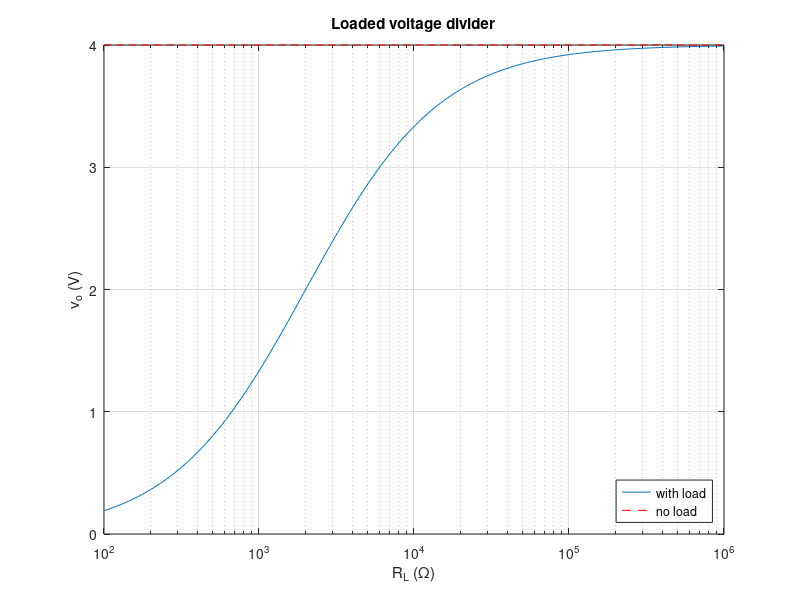

MATLAB code to generate this figure:
% Circuits 1 — The Voltage-Divider and Current-Divider Circuits
%title: The Loaded Voltage Divider
%ar-title: مقسّم الجهد مع الحمل
%lesson: c1-resistive-3
%course: circuits-1

%% Without and with the load
%ar: المثال: 12 V، R1 = 6 kΩ، R2 = 3 kΩ. بدون حمل: vo = Vs R2/(R1+R2). مع حمل 3 kΩ: R2 يصير R2 ∥ RL.
Vs = 12; R1 = 6e3; R2 = 3e3; RL = 3e3;
par = @(a, b) a.*b./(a + b);
vo0 = Vs*R2/(R1 + R2);
voL = Vs*par(R2, RL)/(R1 + par(R2, RL));
fprintf('no load: %g V, with 3 k load: %g V\n', vo0, voL)
%check: vo0 == 4 && abs(voL - 2.4) < 1e-12

%% The output versus the load
%ar: نغيّر الحمل من 100 Ω إلى 1 MΩ ونرسم الخرج بمحور لوغاريتمي: الخرج يقترب من 4 V فقط إذا كان الحمل أكبر بكثير من R2.
RL = logspace(2, 6, 200);
vo = Vs*par(R2, RL)./(R1 + par(R2, RL));
semilogx(RL, vo); grid on; hold on; semilogx(RL, vo0*ones(size(RL)), 'r--'); hold off
xlabel('R_L (\Omega)'); ylabel('v_o (V)'); title('Loaded voltage divider'); legend('with load', 'no load', 'Location', 'southeast')

%%! Project idea: design a divider that tolerates the load
%ar: مشروع تصميم: نريد خرجًا لا ينزل أكثر من 5% مع حمل 10 kΩ. نجرب مقاسات مختلفة لـ R1 و R2 (بنفس النسبة 2:1) ونختار الأكبر الذي يحقق الشرط (أقل استهلاك).
scale = [10 100 1e3 1e4]; RL = 10e3;
for s = scale
    a = 2*s; b = s; v = Vs*par(b, RL)/(a + par(b, RL)); drop = (4 - v)/4*100;
    fprintf('R1 = %6g, R2 = %6g: vo = %.3f V, drop %.1f%%, current %.2f mA\n', a, b, v, drop, Vs/(a + par(b, RL))*1e3)
end
